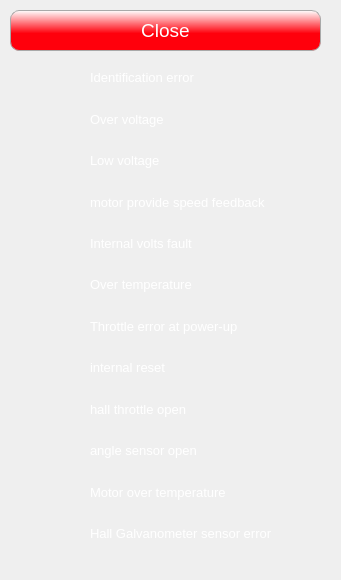
<?xml version="1.0" encoding="UTF-8"?>
<ui version="4.0">
 <class>Form</class>
 <widget class="QWidget" name="Form">
  <property name="geometry">
   <rect>
    <x>0</x>
    <y>0</y>
    <width>341</width>
    <height>580</height>
   </rect>
  </property>
  <property name="windowTitle">
   <string>Form</string>
  </property>
  <property name="styleSheet">
   <string notr="true">QLabel {
	color: white;
}</string>
  </property>
  <widget class="QWidget" name="widget" native="true">
   <property name="geometry">
    <rect>
     <x>0</x>
     <y>0</y>
     <width>341</width>
     <height>581</height>
    </rect>
   </property>
   <property name="styleSheet">
    <string notr="true">#widget {
	background-image: url(&quot;img/tlo.png&quot;);
}</string>
   </property>
   <widget class="QWidget" name="verticalLayoutWidget">
    <property name="geometry">
     <rect>
      <x>10</x>
      <y>60</y>
      <width>71</width>
      <height>491</height>
     </rect>
    </property>
    <layout class="QVBoxLayout" name="verticalLayout">
     <item>
      <widget class="QFrame" name="led_err0">
       <property name="frameShape">
        <enum>QFrame::NoFrame</enum>
       </property>
       <property name="frameShadow">
        <enum>QFrame::Raised</enum>
       </property>
      </widget>
     </item>
     <item>
      <widget class="QFrame" name="led_err1">
       <property name="frameShape">
        <enum>QFrame::NoFrame</enum>
       </property>
       <property name="frameShadow">
        <enum>QFrame::Raised</enum>
       </property>
      </widget>
     </item>
     <item>
      <widget class="QFrame" name="led_err2">
       <property name="frameShape">
        <enum>QFrame::NoFrame</enum>
       </property>
       <property name="frameShadow">
        <enum>QFrame::Raised</enum>
       </property>
      </widget>
     </item>
     <item>
      <widget class="QFrame" name="led_err4">
       <property name="frameShape">
        <enum>QFrame::NoFrame</enum>
       </property>
       <property name="frameShadow">
        <enum>QFrame::Raised</enum>
       </property>
      </widget>
     </item>
     <item>
      <widget class="QFrame" name="led_err5">
       <property name="frameShape">
        <enum>QFrame::NoFrame</enum>
       </property>
       <property name="frameShadow">
        <enum>QFrame::Raised</enum>
       </property>
      </widget>
     </item>
     <item>
      <widget class="QFrame" name="led_err6">
       <property name="frameShape">
        <enum>QFrame::NoFrame</enum>
       </property>
       <property name="frameShadow">
        <enum>QFrame::Raised</enum>
       </property>
      </widget>
     </item>
     <item>
      <widget class="QFrame" name="led_err7">
       <property name="frameShape">
        <enum>QFrame::NoFrame</enum>
       </property>
       <property name="frameShadow">
        <enum>QFrame::Raised</enum>
       </property>
      </widget>
     </item>
     <item>
      <widget class="QFrame" name="led_err9">
       <property name="frameShape">
        <enum>QFrame::NoFrame</enum>
       </property>
       <property name="frameShadow">
        <enum>QFrame::Raised</enum>
       </property>
      </widget>
     </item>
     <item>
      <widget class="QFrame" name="led_err10">
       <property name="frameShape">
        <enum>QFrame::NoFrame</enum>
       </property>
       <property name="frameShadow">
        <enum>QFrame::Raised</enum>
       </property>
      </widget>
     </item>
     <item>
      <widget class="QFrame" name="led_err11">
       <property name="frameShape">
        <enum>QFrame::NoFrame</enum>
       </property>
       <property name="frameShadow">
        <enum>QFrame::Raised</enum>
       </property>
      </widget>
     </item>
     <item>
      <widget class="QFrame" name="led_err14">
       <property name="frameShape">
        <enum>QFrame::NoFrame</enum>
       </property>
       <property name="frameShadow">
        <enum>QFrame::Raised</enum>
       </property>
      </widget>
     </item>
     <item>
      <widget class="QFrame" name="led_err15">
       <property name="frameShape">
        <enum>QFrame::NoFrame</enum>
       </property>
       <property name="frameShadow">
        <enum>QFrame::Raised</enum>
       </property>
      </widget>
     </item>
    </layout>
   </widget>
   <widget class="QWidget" name="verticalLayoutWidget_2">
    <property name="geometry">
     <rect>
      <x>90</x>
      <y>60</y>
      <width>231</width>
      <height>491</height>
     </rect>
    </property>
    <layout class="QVBoxLayout" name="verticalLayout_2">
     <item>
      <widget class="QLabel" name="label_err0">
       <property name="font">
        <font>
         <pointsize>10</pointsize>
        </font>
       </property>
       <property name="styleSheet">
        <string notr="true"/>
       </property>
       <property name="text">
        <string>Identification error</string>
       </property>
      </widget>
     </item>
     <item>
      <widget class="QLabel" name="label_err1">
       <property name="font">
        <font>
         <pointsize>10</pointsize>
        </font>
       </property>
       <property name="styleSheet">
        <string notr="true"/>
       </property>
       <property name="text">
        <string>Over voltage</string>
       </property>
      </widget>
     </item>
     <item>
      <widget class="QLabel" name="label_err2">
       <property name="font">
        <font>
         <pointsize>10</pointsize>
        </font>
       </property>
       <property name="styleSheet">
        <string notr="true"/>
       </property>
       <property name="text">
        <string>Low voltage</string>
       </property>
      </widget>
     </item>
     <item>
      <widget class="QLabel" name="label_err4">
       <property name="font">
        <font>
         <pointsize>10</pointsize>
        </font>
       </property>
       <property name="text">
        <string>motor provide speed feedback</string>
       </property>
      </widget>
     </item>
     <item>
      <widget class="QLabel" name="label_err5">
       <property name="font">
        <font>
         <pointsize>10</pointsize>
        </font>
       </property>
       <property name="text">
        <string>Internal volts fault</string>
       </property>
      </widget>
     </item>
     <item>
      <widget class="QLabel" name="label_err6">
       <property name="font">
        <font>
         <pointsize>10</pointsize>
        </font>
       </property>
       <property name="text">
        <string>Over temperature</string>
       </property>
      </widget>
     </item>
     <item>
      <widget class="QLabel" name="label_err7">
       <property name="font">
        <font>
         <pointsize>10</pointsize>
        </font>
       </property>
       <property name="text">
        <string>Throttle error at power-up</string>
       </property>
      </widget>
     </item>
     <item>
      <widget class="QLabel" name="label_err9">
       <property name="font">
        <font>
         <pointsize>10</pointsize>
        </font>
       </property>
       <property name="text">
        <string>internal reset</string>
       </property>
      </widget>
     </item>
     <item>
      <widget class="QLabel" name="label_err10">
       <property name="font">
        <font>
         <pointsize>10</pointsize>
        </font>
       </property>
       <property name="text">
        <string>hall throttle open</string>
       </property>
      </widget>
     </item>
     <item>
      <widget class="QLabel" name="label_err11">
       <property name="font">
        <font>
         <pointsize>10</pointsize>
        </font>
       </property>
       <property name="text">
        <string>angle sensor open</string>
       </property>
      </widget>
     </item>
     <item>
      <widget class="QLabel" name="label_err14">
       <property name="font">
        <font>
         <pointsize>10</pointsize>
        </font>
       </property>
       <property name="text">
        <string>Motor over temperature</string>
       </property>
      </widget>
     </item>
     <item>
      <widget class="QLabel" name="label_err15">
       <property name="font">
        <font>
         <pointsize>10</pointsize>
        </font>
       </property>
       <property name="text">
        <string>Hall Galvanometer sensor error</string>
       </property>
      </widget>
     </item>
    </layout>
   </widget>
   <widget class="QPushButton" name="close_btn">
    <property name="geometry">
     <rect>
      <x>10</x>
      <y>10</y>
      <width>311</width>
      <height>41</height>
     </rect>
    </property>
    <property name="font">
     <font>
      <pointsize>14</pointsize>
     </font>
    </property>
    <property name="cursor">
     <cursorShape>PointingHandCursor</cursorShape>
    </property>
    <property name="styleSheet">
     <string notr="true">/*background-color: qlineargradient(spread:pad, x1:0.522955, y1:0, x2:0.517, y2:1, stop:0 rgba(255, 164, 176, 255), stop:1 rgba(255, 0, 12, 255)); */
color: white;
border: 1px solid darkgrey;
border-radius: 9px;
background-color: qlineargradient(spread:pad, x1:0.522955, y1:0, x2:0.522682, y2:0.574, stop:0 rgba(255, 255, 255, 255), stop:1 rgba(255, 0, 12, 255));
background-image: none;</string>
    </property>
    <property name="text">
     <string>Close</string>
    </property>
   </widget>
  </widget>
 </widget>
 <resources/>
 <connections/>
</ui>
